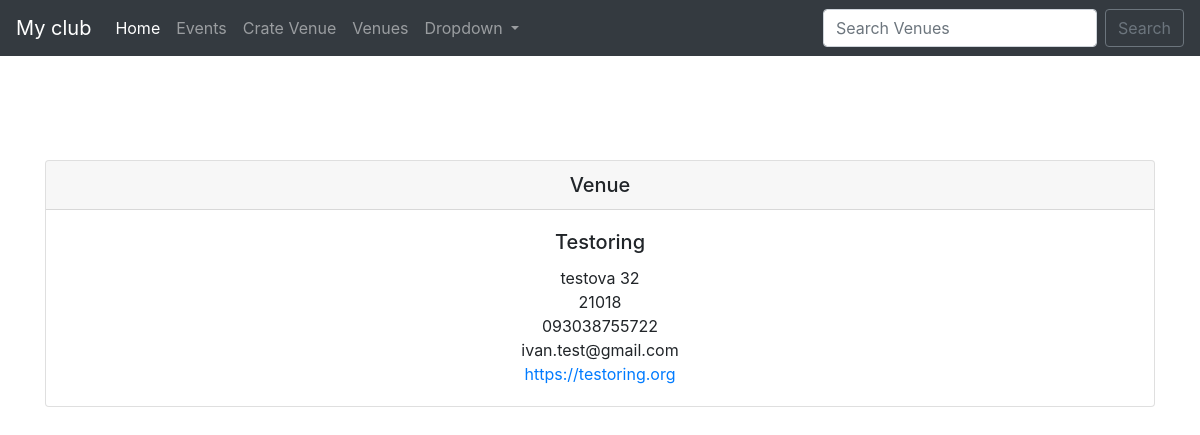
Page /show_venue/11 on the committed database.
### events/models.py (models this page shows)
class Venue(models.Model):
    name = models.CharField('Venue Name', max_length=120)
    address = models.CharField(max_length=300)
    zip_code = models.CharField('Zip Code', max_length=15)
    phone = models.CharField('Contact Phone', max_length=25, blank=True)
    web = models.URLField('Website Address', blank=True)
    email_address = models.EmailField('Email address', blank=True)
    def __str__(self):
        return self.name

### events/views.py (the view)
# urls.py: path('show_venue/<venue_id>', views.show_venue, name='show-venue'),
def show_venue(request, venue_id):
	venue = Venue.objects.get(id=venue_id)
	return render(request, 'events/show_venue.html', {
		'venue': venue
	})

### events/templates/events/show_venue.html (shortened to what this page needs)
{% extends 'events/base.html' %}
{% block content %}
    <center>
        <br><br>
        <div class="card">
              <h5 class="card-header">Venue</h5>
              <div class="card-body">
                    <h5 class="card-title">{{ venue }}</h5>
                    <p class="card-text">
                        {{ venue.address }}<br>
                        {{ venue.zip_code }}<br>
                        {{ venue.phone }}<br>
                        {{ venue.email_address }}<br>
                        <a href="{{ venue.web }}">{{ venue.web }}</a><br>
                    </p>
              </div>
        </div>
            <br><br>
    </center>
{% endblock %}

### rows in the picture
Venue: name "Testoring", address "testova 32", zip_code "21018", phone "093038755722", email_address "ivan.test@gmail.com", web "https://testoring.org"
